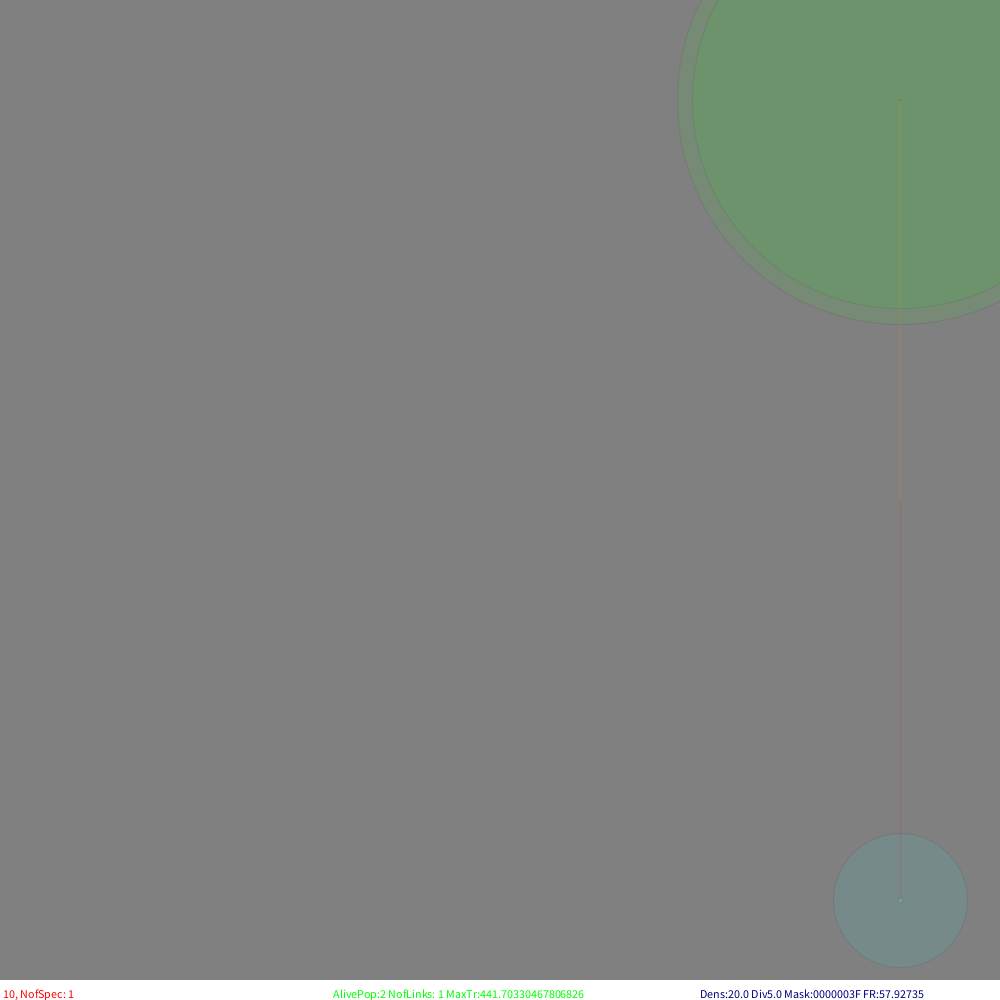
Frame 1 (no input)
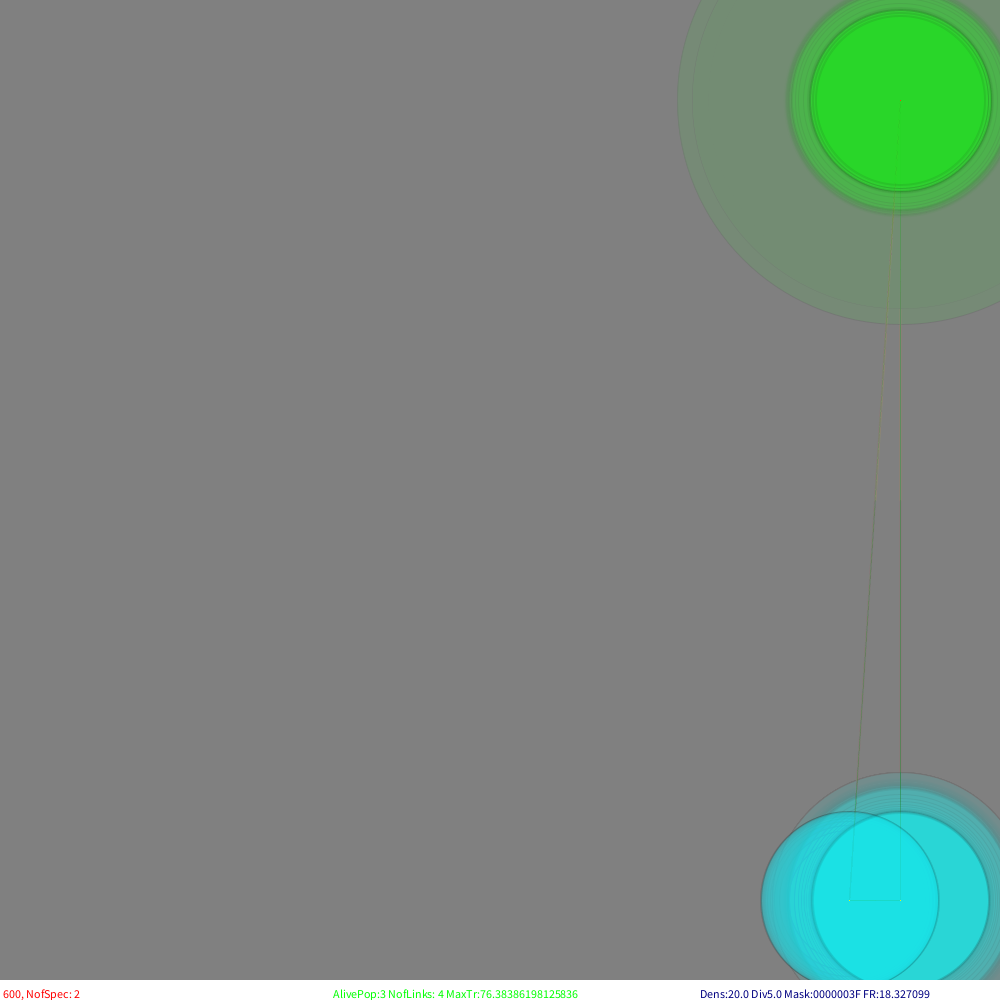
Frame 60 (the mouse pressed at the canvas centre just before this capture)
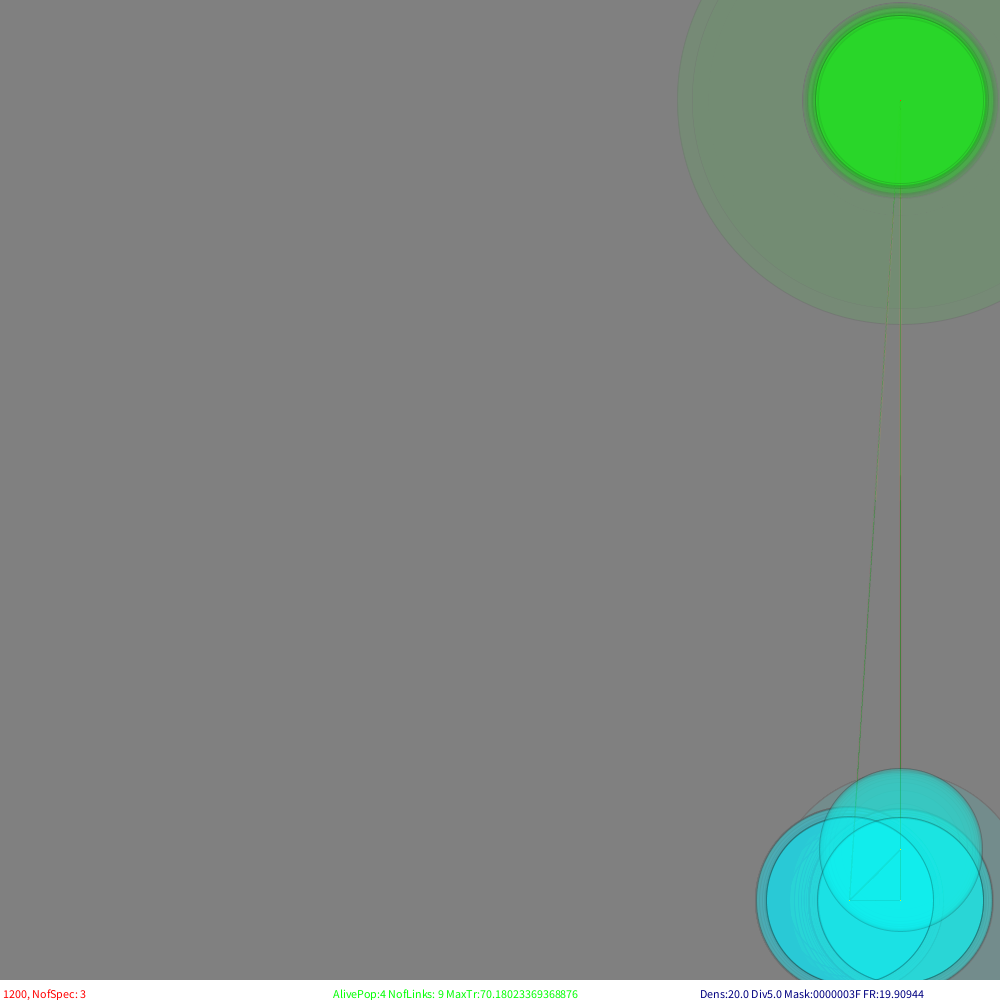
Frame 120 (the mouse held since frame 60 and released just before this capture)

The Processing sketch that drew these frames (run headless with seeded random() and noise(); from frame 60 on, the mouse is pressed at the canvas centre):

// Processing sketch: Populations4
// ── Populations4.pde
// BMLVN - Binary Masks Lotka-Voltera Network
//-////////////////////////////////////////////////////////////////////////////////////////////////
// v4 - poprawione kolorowanie
//    - wprowadzone wyłączanie czerwonej składowej (synonimiczne ekologicznie)
//    - POCZĄTEK wprowadzania zalezności od pojemności środowiska
import java.util.Map;
final int MASK=0x3f;//0xfff//0xff;//0x3f//0xf;  //Maska znaczących bitów kazdej charakterystyki
final int MASKBITS=6;//12//8;//6//4; //Ile bitów kazdej charakterystyki jest znaczących
final boolean allowSizeSyn=false;//Czy dopuszczamy mutowanie bitów "rozmiaru" czyli synonimiczne ekologicznie gatunki (czerwona składowa)
final int FIDBITS=0x3f;//*MAX_INT & MASK*/ Jakie bity ma ustawione niesmiertelne źródło pokarmu ("komin hydrotermalny")
final float MUTATIONRATE=0.001;//Jak czesto na krok powstaje mutant w populacji - 
final float LINKMINWEIGHT=0.001;//Jakie najsłabsze linki uznajemy za istniejące przy łączeniu populacji
final float MINSTART=10; //Startowy zasób "biomasy" populacji mutanta
final float FEEDPORTION=50000; //Ile biomasy zródła maksyymalnie przypływa na jednostkę czasu (jest randomizowane) 
final float TIMEQUANT=0.01; //Ile czasu modelu upływa w każdym kroku
final float TIMEDUMP=0.99; //Ile zasobów zostaje na skutek zużycia czasowego w każdym kroku
final double  VIRTENVSIZE=1;//00000;//1024*1024; //Ile "biomasy" jednego gatunku(?) miesci się maksymalnie w środowisku
final boolean CLEAN=true;    //Czy czyścić sieć z martwych populacji?

//Parametry wizualizacji
final int   STEPperFRAME=10; //Ile kroków symulacji pomiędzy wizualizacjami
final int FRAMES=20;
final int startX=100;
final int startY=100;
final float size=800;
float BACKGROUNDDENSITY=10; //Im większa wartośc tym szybciej znika stara zawartośc rysunku 
float      VDENSITY=20;//Maksymalna intensywność pojedynczej krawędzi
float     DENSITYDIV=5;//Ponizej jakiej całkiem intensywności rezygnujemy z wświetlania < VDENSITY/DENSITYDIV
float   bubleRad=2;//Współczynnik proporcjonalności promienia bloba do pierwiastka z biomasy populacji
int     console=0;
boolean mutantConnVis=true;
boolean VISTRANSFERS=true;

class aSpecies //Informacja o gatunku
{
  int suscepBits;//susceptibility bits (maska "obrony")
  int activeBits;//activity bits (maska "ataku")
  int maxsize;
  float sizelog;//logarytm z maxsize przydatny do wizualizacji
  String _key=null;
  
  aSpecies(int tB,int sB,int ms)
   { suscepBits=tB;activeBits=sB;maxsize=ms;sizelog=log(1+ms);}
  aSpecies(aSpecies p)
   { suscepBits=p.suscepBits;activeBits=p.activeBits;maxsize=p.maxsize;sizelog=p.sizelog;}
  aSpecies()
   {suscepBits=0;activeBits=0;maxsize=0;sizelog=0;}
  String Key()
   {
     if(_key==null) 
     {
     int form=(MASKBITS+3)/4;
     _key=hex(suscepBits,form)+":"+hex(activeBits,form)+":"+hex(maxsize,form);
     }
     return _key;
   }
}

HashMap<String,aSpecies> speciesDictionary=new HashMap<String,aSpecies>();

class aPopulation //Informacja o populacji jakiegoś gatunku
{
  double biomas;
  double currincome;//wpływy troficzne w aktualnym kroku
  double currloss;//straty troficzne w aktualnym kroku
  
  aSpecies species; 
  aPopulation(aSpecies sp,float bim)
  { species=sp; biomas=bim;}
  aPopulation()
  { biomas=0; }
}

class aPopLink
{
  aPopulation source;//Kto jest eksploatowany
  aPopulation target;//Kto jest ekspluatującym
  double      weight;//Siła związku eksploatacji
  double   lasttransfer;//Do celów statystycznych
  aPopLink(aPopulation so,aPopulation ta,double w)
  {
    source=so;target=ta;weight=w;lasttransfer=0;
  }
}

class anArea //Obszar z wieloma populacjami
{
  ArrayList<aPopulation> populations;
  ArrayList<aPopLink>    trophNet;
  int alivePopulations=0;
  anArea()
  {
    populations=new ArrayList<aPopulation>(0);
    trophNet=new ArrayList<aPopLink>(0);
  }
  int findPopulOf(aSpecies what)//Znajduje populację danego gatunku
  {
    for(int i=0;i<populations.size();i++)
     if(populations.get(i).species==what)//To samo
      return i;
   
    return -1;//Nie ma
  }
  void addPopulation(aPopulation what,boolean test)
  {
    if(test
    && findPopulOf(what.species)>=0) //już jest
    return;//NIC NIE ROBIĆ!
    
    populations.add(what);//Dodajemy nową.
    makeConnections(this,what);//Funkcja tworząca połączenia troficzne dla nowej populacji 
  }
  boolean delPopulation(aPopulation what)
  {
    if(console>0) println("Removing ",what.species.Key());
    removeConnections(this,what);
    return populations.remove(what);//SUKCES or FAIL TODO CHECK
  }
  boolean delPopulation(int iwhat)
  {
    aPopulation what=populations.get(iwhat);
    if(what!=null)
    {
      if(console>0) println("Removing ",what.species.Key());
      removeConnections(this,what);
      populations.remove(iwhat);
      return true;//SUKCES
    }
    return false;//FAIL
  }
  //"Friends"
  //void makeConnections(anArea self,aPopulation what);
  //void removeConnections(anArea self,aPopulation what);
  //void createnewspecies(anArea self);//Powstawanie populacji przez mutację któregoś z bitów
  //void timeStep(anArea self) //Upływ czasy dla obszaru z populacjami
}

anArea island=new anArea(); //Pojemnik na zbiór populacji - na razie pojedynczy

void setup()
{
  //noSmooth();
  size(1000,1000);
  background(128); //Clear the window
  noStroke();
  noFill();
  frameRate(FRAMES); //frames per second
  
  //Simple feeding source. 
  /////////////////////////////////////////////////////////////
  //Zero oznacza że nie jest pełnoprawną częścią sieci
  aSpecies FID=new aSpecies( FIDBITS, 0 ,1);
  aPopulation FP=new aPopulation(FID,FEEDPORTION);
  println("Feed is ",FID.Key()," ofs:",FID.sizelog);
  island.addPopulation(FP,false);
  
  
  //Przodek czyli LUA. Nie może mieć żadnego zera
  //////////////////////////////////////////////////////
  aSpecies LUA=//new aSpecies( int(1+random(MAX_INT & MASK)) & MASK,int(1+random(MAX_INT & MASK)) & MASK,1);//random LUA
                new aSpecies( MASK, MASK ,1);//Full autotrophic LUA
  String luaKey=LUA.Key();
  println("LUA is ",luaKey," ofs:",LUA.sizelog);
  speciesDictionary.put(luaKey,LUA);
  island.addPopulation(new aPopulation(LUA,MINSTART),false);
  island.alivePopulations=2;
}

void keyPressed() 
{
  switch(key)
  {
  case 'm': mutantConnVis=!mutantConnVis; break;
  case 'M': mutantConnVis=false; break;
  case ' ': VISTRANSFERS=!VISTRANSFERS; break;
  case ',': VDENSITY/=2;if(VDENSITY<10) VDENSITY=10;break;
  case '.': VDENSITY+=10;if(VDENSITY>255) VDENSITY=255;break;
  case '>': DENSITYDIV++;break;
  case '<': DENSITYDIV--;if(DENSITYDIV<2) DENSITYDIV=2;break;
  default:println("Command '"+key+"' unknown");break;
  }
}

void draw()
{
  if(island.alivePopulations<2) return;//Model się skończył
  noStroke(); 
  fill(128,BACKGROUNDDENSITY);//TŁO mocno półprzejrzyste
  rect(0,0,width,height-20);
  if(StepCounter==0)
  {
      drawArea(island);
      println("first draw");
  }
  
  runSteps(STEPperFRAME);
  if(VISTRANSFERS) 
      drawTransfers(island);
  drawArea(island);
  
  noStroke();
  fill(255);
  rect(0,height-20,width,20);//STATUS LINE
  fill(255,0,0);
  text(StepCounter+", NofSpec: "+speciesDictionary.size(),3,height-2);
  fill(0,255,0);
  text("AlivePop:"+island.alivePopulations+" NofLinks: "+island.trophNet.size()+" MaxTr:"+maxTransfer,width/3,height-2);
  fill(0,0,128);
  text((VISTRANSFERS?"Dens:"+VDENSITY+" Div"+DENSITYDIV:" ")+" Mask:"+hex(MASK)+" FR:"+frameRate,700,height-2); 
}

void drawArea(anArea is)
{
  noStroke();
  for(aPopulation popul: is.populations)
  {
    double b=popul.biomas;

    if(b>0.0)
    {
      float fSusc=popul.species.suscepBits;
      float fActi=popul.species.activeBits;
      float ofs=popul.species.sizelog;
      
      float x=(float)(startX+size*fSusc/MASK+ofs);
      float y=(float)(startY+size*fActi/MASK+ofs);
     
      float SINT=255.0*((float)popul.species.maxsize/MASK);
      float XINT=255.0*(fSusc/MASK);
      float YINT=255.0*(fActi/MASK);
      
       //float R=(float)(1+Math.log(1.0+b)*bubleRad);
      float R=(float)(Math.sqrt(b)*bubleRad);
      if(R<1){ R=1; print(',');}//Musi być choc slad
      
      stroke(SINT,0,0,VDENSITY);//Trzeci chromosom - marker
      fill(SINT,XINT,YINT,VDENSITY);//"ciało"
      ellipse(x,y,R,R);
      if(popul.currincome>popul.currloss)
        stroke(255,255,0);
      else
        stroke(255,0,0);
      point(x,y);//"serce" 
    }
    else
    {
      float ofs=popul.species.sizelog;
      float x=startX+size*((float)popul.species.suscepBits/MASK)+ofs;
      float y=startY+size*((float)popul.species.activeBits/MASK)+ofs;
      stroke(0,0,0);
      point(x,y); //print(".");
      noStroke();
    }
  }
}

void drawTransfers(anArea is)
{
  for(aPopLink lnk:is.trophNet)//Wizualizacja intereackji
  if(lnk.source.biomas>0
  && lnk.target.biomas>0 )//link jest istotny
  {
      float intensity=(float)(VDENSITY*(lnk.lasttransfer/maxTransfer));  
      if(intensity>VDENSITY/DENSITYDIV //)
      && intensity/DENSITYDIV>0)//Jak za dużo jest 
      {
        float of1=lnk.source.species.sizelog;
        float x1=startX+(float)(size*float(lnk.source.species.suscepBits)/MASK+of1);
        float y1=startY+(float)(size*float(lnk.source.species.activeBits)/MASK+of1);
        float of2=lnk.target.species.sizelog;
        float x2=startX+(float)(size*float(lnk.target.species.suscepBits)/MASK+of2);
        float y2=startY+(float)(size*float(lnk.target.species.activeBits)/MASK+of2);
        intensity/=DENSITYDIV;
        stroke(0,200,0,intensity);
        line(x1,y1,x2,y2);
        stroke(0,100,0,intensity);
        line(x2,y2,(x1+x2)/2,(y1+y2)/2);
      }
  }
}

int StepCounter=0;
void runSteps(int NofS)
{
  for(int sc=0;sc<NofS;sc++)//odlicza kroki symulacji
  {
    StepCounter++;
    if(MUTATIONRATE>0) createnewspecies(island);
    timeStep(island); //Karmienie zewnętrznym zasobem o parametrach ustalonych (ważne parametry modelu) 
  }
}

int swithbit(int sou,int pos)//flip-flopuje bit na pozycji
{
  if(pos>=MASKBITS)
  {
    println(" Mutation autside BITMASK");
    return sou;
  }
  //Jest poprawny
  int bit=0x1<<pos;
  if(console>3) print(":"+bit+" ");
  return sou^bit;//xor should do the job?
}

void createnewspecies(anArea self)
{ //println("Who of us is able to mutate?");
  for(int i=1;i<self.populations.size();i++)//Musi być taka pętla bo mutacje modyfikują tablice populacji
  {
    aPopulation popul=self.populations.get(i);//Kolejna
    
    if(popul.biomas<=MINSTART //Zbyt małe populacje nie mutują
    || popul.species.suscepBits==0 
    || popul.species.activeBits==0)
    continue; //jeśli gdzieś jest 0 to nie jest prawdziwa populacja - nie może mutować
    //print("Mutation of...");
    
    if(VIRTENVSIZE>1)
    {
    }
    else //w przeciwnym wypadku ignorujemy wielkośc populacji
    {
      if(random(1.0)>MUTATIONRATE)
      {
        //println("Skipedd");
           continue;
      }
    }
    
    
    aSpecies newSpec=new aSpecies(popul.species);
    //JAK OKREŚLAMY GDZIE JEST MUTACJA?
    int bitpos=(allowSizeSyn?int(random(3*MASKBITS)):int(random(2*MASKBITS)));
    if(bitpos<MASKBITS) // int suscepBits;
    {
      newSpec.suscepBits=swithbit(newSpec.suscepBits,bitpos);
      if(newSpec.suscepBits==0) return; //KONSTRUKT ZABRONIONY
    }
    else
    if(bitpos<MASKBITS*2)// int activeBits;
    {
      newSpec.activeBits=swithbit(newSpec.activeBits,bitpos-MASKBITS);
      if(newSpec.activeBits==0) return; //KONSTRUKT ZABRONIONY
    }
    else
    if(bitpos<MASKBITS*3)// int maxsize;
    {
      newSpec.maxsize=swithbit(newSpec.maxsize,bitpos-MASKBITS*2);
      if(newSpec.maxsize==0) return; //KONSTRUKT ZABRONIONY
      newSpec.sizelog=log(1+newSpec.maxsize);
    }
    else
    {
      println(" WRONG MUTATION!");
      return;
    }
    
    //WSTAWIANIE NOWEJ POPULACJI
    String newKey=newSpec.Key();
    aSpecies test=speciesDictionary.get(newKey);//Czy już jest ten "gatunek"?
    if(test==null)
    {
      //popul.currloss+=MINSTART;//Czy to będzie efektywne? TODO NIE!!!
      popul.biomas-=MINSTART;
      speciesDictionary.put(newKey,newSpec);
      if(console>=0) println("+"+newKey+" "+newSpec.sizelog+' ');
      else 
      if(console>1) print("+");
      self.addPopulation(new aPopulation(newSpec,MINSTART),false);//już sprawdziliśmy że jest to nowy gatunek
    }
    else
    {
      int where=self.findPopulOf(test);
      if(where>=0) //JEST
      {
        aPopulation tmp=self.populations.get(where);
        if(tmp.biomas==0)
        {
          if(console>1) print("0");
        }
        else
          if(console>1) print("|");
        tmp.biomas+=MINSTART;//Dodajemy biomasy do istniejącej populacji (lub martwej)
        if(console>0) println(' '+newKey+" o!");
      }
      else
      {
        self.addPopulation(new aPopulation(test,MINSTART),false);//Dodajemy (ponownie) populacje do tego obszaru/wyspy
        println("->Recreaction of population!!!");
      }
    }
  }
}

void removeConnections(anArea self,aPopulation what)
//Funkcja usuwająca wszystkie powiązania danej populacji przed jej usunięciem z listy
{
  int ileBylo=self.trophNet.size();
  for(int i=0;i<self.trophNet.size();i++)
  {
    aPopLink lnk=self.trophNet.get(i);
    if(lnk.source==what
    || lnk.target==what)
    {
      if(console>0) println("Remove ",lnk.source.species.Key(),"->",lnk.target.species.Key() );
      self.trophNet.remove(lnk);
      i--;
    }
  }
  println(' ',self.trophNet.size()-ileBylo," links");
}

void makeConnections(anArea self,aPopulation what)
//Funkcja tworząca połączenia troficzne dla nowej populacji 
{
  strokeWeight(2); 
  int ileBylo=self.trophNet.size();
  if(console>1) print(what.species.Key()," Bio:",what.biomas,' ');
  aSpecies mySpec=what.species;
  
  int susceptibility=mySpec.suscepBits & MASK;//Dla pewności ;-)
  int activity=mySpec.activeBits & MASK;
  float ofs=what.species.sizelog;
  
  aSpecies othSpec;
  for(aPopulation popul: self.populations)
  if((othSpec=popul.species)!=mySpec)//Interakcje populacji samej ze sobą są bez sensu merytorycznego
  {
      int othsusceptibility=othSpec.suscepBits & MASK;//MASK dla pewności ;-)
      int othactivity=othSpec.activeBits & MASK;
      //Waga związku danej populacji do nowej (what)
      double Wd=(othsusceptibility & activity)/((double)(activity))*((othsusceptibility & activity)/((double)(othsusceptibility)));
      //Waga związku nowej populacji do danej
      double Wr=(susceptibility & othactivity)/((double)(othactivity))*((susceptibility & othactivity)/((double)(susceptibility)));
      if(Wd>LINKMINWEIGHT) 
      {
          //println("Add ",Wd,mySpec.Key(),"->",popul.species.Key() );
          self.trophNet.add(  new aPopLink(popul,what,Wd) );//związek danej populacji do nowej (what)
      }
      if(Wr>LINKMINWEIGHT) 
      {
          //println("Add ",Wr,mySpec.Key(),"<-",popul.species.Key() );
          self.trophNet.add(  new aPopLink(what,popul,Wr) );//związek nowej populacji do danej
      }
      //New mutant relations visualisation
      if(mutantConnVis
      && popul.biomas>0)
      {
        if(Wd>LINKMINWEIGHT || Wr>LINKMINWEIGHT)//Wstępny test
        {
          float x1=startX+(float)(size*float(susceptibility)/MASK+ofs);
          float y1=startY+(float)(size*float(activity)/MASK+ofs);
          float ofo=othSpec.sizelog;
          float x2=startX+(float)(size*float(othsusceptibility)/MASK+ofo);
          float y2=startY+(float)(size*float(othactivity)/MASK+ofo);
          //String mark=(Wd>Wr*10?">>":(Wr>Wd*10?"<<":"~~"));
          //println(x1,y1,x2,y2,Wd,mark,Wr);
          if(Wd*VDENSITY>VDENSITY/DENSITYDIV)//Sterowanie dokładnościa prezentacji linków
          {
            stroke(255,0,0,(float)(Wd*VDENSITY));
            line(x1,y1,x2,y2);
            stroke(255,255,0,(float)(Wd*VDENSITY));
            line(x2,y2,(x2+x1)/2,(y2+y1)/2);
          }
          if(Wr*VDENSITY>VDENSITY/DENSITYDIV)
          {
            stroke(255,0,0,(float)(Wr*VDENSITY));
            line(x2,y2,x1,y1);
            stroke(255,255,0,(float)(Wr*VDENSITY));
            line(x1,y1,(x2+x1)/2,(y2+y1)/2);
          }
        }
      }
  }
  strokeWeight(1);
  println('+',self.trophNet.size()-ileBylo," links");
}

/*
class aPopLink
{
  aPopulation source;//Kto jest eksploatowany
  aPopulation target;//Kto jest ekspluatującym
  double      weight;//Siła związku eksploatacji
  aPopLink(aPopulation so,aPopulation ta,double w)
  {
    source=so;target=ta;weight=w;
  }
}
*/

double maxTransfer=0;
void timeStep(anArea self) //Upływ czasu dla obszaru z populacjami
{  
  for(aPopulation popul: self.populations)
  { //Zerowanie "buforów interakcji"
    popul.currincome=0;
    popul.currloss=0;
  }
  
  maxTransfer=0;
  for(aPopLink lnk:self.trophNet)//Obliczenie wszystkich interakcji
  if(lnk.source.biomas>0
  && lnk.target.biomas>0 )//link jest istotny
  { //TIMEQUANT!
    double transfer=lnk.weight*lnk.source.biomas*TIMEQUANT;
    if(VIRTENVSIZE>1) //Jeśli istotny jest współczynnik kontaktu populacji ze sobą
      transfer*=lnk.source.biomas/VIRTENVSIZE*lnk.target.biomas/VIRTENVSIZE;
    if(transfer>maxTransfer) 
            maxTransfer=transfer;
    //println("Tr:",transfer,' ');
    lnk.lasttransfer=transfer;
    lnk.target.currincome+=transfer;
    lnk.source.currloss+=transfer;
  }
  
  //Karmienie zewnętrznym zasobem o parametrach ustalonych (ważne parametry modelu) 
  //Najprostrza wersja - jedno źródło podstawowe
  self.populations.get(0).currincome=random(FEEDPORTION)*TIMEQUANT;//Samo się doda za chwilę
  if(console>1) print(self.populations.get(0).currloss,self.populations.get(0).currincome);//Jak z wykożystaniem pokarmu
  if(self.populations.get(0).biomas<=0)
  {
    self.populations.get(0).biomas=1;//Zrodlo zewnetrzne jest niesmiertelne!
    if(console>0) print(" !!! ");
  }
  
  //Podsumowanie interakcji 
  for(aPopulation popul: self.populations)
  if(popul.biomas>0)//jeszcze jest to istotna populacja
  { //TIMEQUANT!
    popul.biomas+=popul.currincome;
    popul.biomas-=popul.currloss;
  }
  
  if(console>3) 
     print("Source biomas A:",self.populations.get(0).biomas);
  
  //...i upływu czasu
  self.alivePopulations=0;
  for(aPopulation popul: self.populations)
  if(popul.biomas>0)//nadal jeszcze jest istotny
  {
    popul.biomas=popul.biomas*TIMEDUMP;
    if(popul.biomas<1) 
        popul.biomas=0;
    else
        self.alivePopulations++;
        
    if(VIRTENVSIZE>1
    && popul.biomas>VIRTENVSIZE)
      popul.biomas=VIRTENVSIZE;
  }
  
  if(CLEAN)//Mniejsza lub równa zero!?
  for(int i=1;i<self.populations.size();i++)
  {
    if(self.populations.get(i).biomas<=0
    && self.delPopulation(i) )
    {
      if(console>=0)print('-'); 
        i--;
    }
  }
  
  if(console>2) 
    println(" Source biomas B:",self.populations.get(0).biomas);
}

//-/////////////////////////////////////////////////////////////////////////////////////////
//  https://www.researchgate.net/profile/WOJCIECH_BORKOWSKI
//-/////////////////////////////////////////////////////////////////////////////////////////
